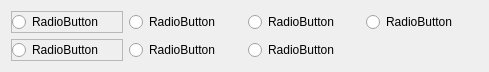
                     <widget class="QWidget" name="scrollAreaWidgetContents_2">
                      <property name="geometry">
                       <rect>
                        <x>0</x>
                        <y>0</y>
                        <width>489</width>
                        <height>68</height>
                       </rect>
                      </property>
                      <layout class="QGridLayout" name="gridLayout_5">
                       <item row="0" column="2">
                        <widget class="QRadioButton" name="radioButton_16">
                         <property name="text">
                          <string>RadioButton</string>
                         </property>
                        </widget>
                       </item>
                       <item row="1" column="1">
                        <widget class="QRadioButton" name="radioButton_37">
                         <property name="text">
                          <string>RadioButton</string>
                         </property>
                        </widget>
                       </item>
                       <item row="1" column="2">
                        <widget class="QRadioButton" name="radioButton_38">
                         <property name="text">
                          <string>RadioButton</string>
                         </property>
                        </widget>
                       </item>
                       <item row="0" column="1">
                        <widget class="QRadioButton" name="radioButton_14">
                         <property name="text">
                          <string>RadioButton</string>
                         </property>
                        </widget>
                       </item>
                       <item row="1" column="0">
                        <widget class="QFrame" name="frame_11">
                         <property name="frameShape">
                          <enum>QFrame::Shape::StyledPanel</enum>
                         </property>
                         <property name="frameShadow">
                          <enum>QFrame::Shadow::Raised</enum>
                         </property>
                         <layout class="QHBoxLayout" name="horizontalLayout_30">
                          <property name="leftMargin">
                           <number>0</number>
                          </property>
                          <property name="topMargin">
                           <number>0</number>
                          </property>
                          <property name="rightMargin">
                           <number>0</number>
                          </property>
                          <property name="bottomMargin">
                           <number>0</number>
                          </property>
                          <item>
                           <widget class="QRadioButton" name="radioButton_13">
                            <property name="text">
                             <string>RadioButton</string>
                            </property>
                           </widget>
                          </item>
                         </layout>
                        </widget>
                       </item>
                       <item row="0" column="0">
                        <widget class="QFrame" name="frame_12">
                         <property name="frameShape">
                          <enum>QFrame::Shape::StyledPanel</enum>
                         </property>
                         <property name="frameShadow">
                          <enum>QFrame::Shadow::Raised</enum>
                         </property>
                         <layout class="QHBoxLayout" name="horizontalLayout_31">
                          <property name="leftMargin">
                           <number>0</number>
                          </property>
                          <property name="topMargin">
                           <number>0</number>
                          </property>
                          <property name="rightMargin">
                           <number>0</number>
                          </property>
                          <property name="bottomMargin">
                           <number>0</number>
                          </property>
                          <item>
                           <widget class="QRadioButton" name="radioButton_15">
                            <property name="text">
                             <string>RadioButton</string>
                            </property>
                           </widget>
                          </item>
                         </layout>
                        </widget>
                       </item>
                       <item row="0" column="3">
                        <widget class="QRadioButton" name="radioButton_39">
                         <property name="text">
                          <string>RadioButton</string>
                         </property>
                        </widget>
                       </item>
                      </layout>
                     </widget>
